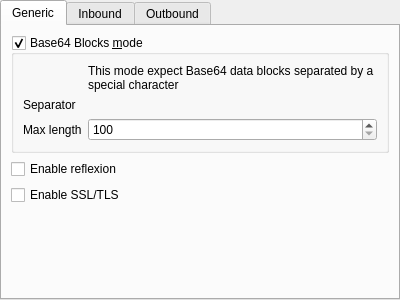
<?xml version="1.0" encoding="UTF-8"?>
<ui version="4.0">
<comment>
 * Released as open source by Gabriel Caudrelier
 *
 * Developed by Gabriel Caudrelier, gabriel dot caudrelier at gmail dot com
 *
 * https://github.com/metrodango/pip3line
 *
 * Released under AGPL see LICENSE for more information
</comment>
 <class>BaseBlockSourceWidget</class>
 <widget class="QTabWidget" name="BaseBlockSourceWidget">
  <property name="geometry">
   <rect>
    <x>0</x>
    <y>0</y>
    <width>400</width>
    <height>300</height>
   </rect>
  </property>
  <property name="windowTitle">
   <string>TabWidget</string>
  </property>
  <property name="currentIndex">
   <number>0</number>
  </property>
  <widget class="QWidget" name="genericTab">
   <attribute name="title">
    <string>Generic</string>
   </attribute>
   <layout class="QVBoxLayout" name="genericLayout">
    <item>
     <widget class="QGroupBox" name="b64BlocksGroupBox">
      <property name="title">
       <string>Base64 Blocks &amp;mode</string>
      </property>
      <property name="checkable">
       <bool>true</bool>
      </property>
      <property name="checked">
       <bool>true</bool>
      </property>
      <layout class="QFormLayout" name="formLayout">
       <property name="labelAlignment">
        <set>Qt::AlignLeading|Qt::AlignLeft|Qt::AlignVCenter</set>
       </property>
       <item row="3" column="0">
        <widget class="QLabel" name="maxBlockLabel">
         <property name="text">
          <string>Max length</string>
         </property>
        </widget>
       </item>
       <item row="3" column="1">
        <widget class="QSpinBox" name="b64MaxLengthSpinBox">
         <property name="toolTip">
          <string>Maximum length of base64 blocks</string>
         </property>
         <property name="minimum">
          <number>100</number>
         </property>
         <property name="maximum">
          <number>10000000</number>
         </property>
        </widget>
       </item>
       <item row="1" column="0">
        <widget class="QLabel" name="sepLabel">
         <property name="text">
          <string>Separator</string>
         </property>
        </widget>
       </item>
       <item row="1" column="1">
        <widget class="HexWidget" name="b64SeparatorWidget" native="true"/>
       </item>
       <item row="0" column="1">
        <widget class="QLabel" name="label">
         <property name="text">
          <string>This mode expect Base64 data blocks separated by a special character </string>
         </property>
         <property name="wordWrap">
          <bool>true</bool>
         </property>
        </widget>
       </item>
      </layout>
     </widget>
    </item>
    <item>
     <widget class="QCheckBox" name="reflexionCheckBox">
      <property name="text">
       <string>Enable reflexion</string>
      </property>
     </widget>
    </item>
    <item>
     <widget class="QCheckBox" name="tlsCheckBox">
      <property name="text">
       <string>Enable SSL/TLS</string>
      </property>
     </widget>
    </item>
    <item>
     <spacer name="verticalSpacer">
      <property name="orientation">
       <enum>Qt::Vertical</enum>
      </property>
      <property name="sizeHint" stdset="0">
       <size>
        <width>20</width>
        <height>40</height>
       </size>
      </property>
     </spacer>
    </item>
   </layout>
  </widget>
  <widget class="QWidget" name="inboundTransformTab">
   <attribute name="title">
    <string>Inbound</string>
   </attribute>
   <layout class="QVBoxLayout" name="verticalLayout">
    <item alignment="Qt::AlignHCenter|Qt::AlignTop">
     <widget class="QPushButton" name="selectInboundTransformPushButton">
      <property name="sizePolicy">
       <sizepolicy hsizetype="Maximum" vsizetype="Fixed">
        <horstretch>0</horstretch>
        <verstretch>0</verstretch>
       </sizepolicy>
      </property>
      <property name="text">
       <string>Select transform</string>
      </property>
     </widget>
    </item>
   </layout>
  </widget>
  <widget class="QWidget" name="outboundTransformTab">
   <attribute name="title">
    <string>Outbound</string>
   </attribute>
   <layout class="QVBoxLayout" name="verticalLayout_2">
    <item alignment="Qt::AlignHCenter|Qt::AlignTop">
     <widget class="QPushButton" name="selectOutboundTransformPushButton">
      <property name="sizePolicy">
       <sizepolicy hsizetype="Maximum" vsizetype="Fixed">
        <horstretch>0</horstretch>
        <verstretch>0</verstretch>
       </sizepolicy>
      </property>
      <property name="text">
       <string>Select transform</string>
      </property>
     </widget>
    </item>
   </layout>
  </widget>
 </widget>
 <customwidgets>
  <customwidget>
   <class>HexWidget</class>
   <extends>QWidget</extends>
   <header location="global">hexwidget.h</header>
   <container>1</container>
  </customwidget>
 </customwidgets>
 <resources/>
 <connections/>
</ui>
